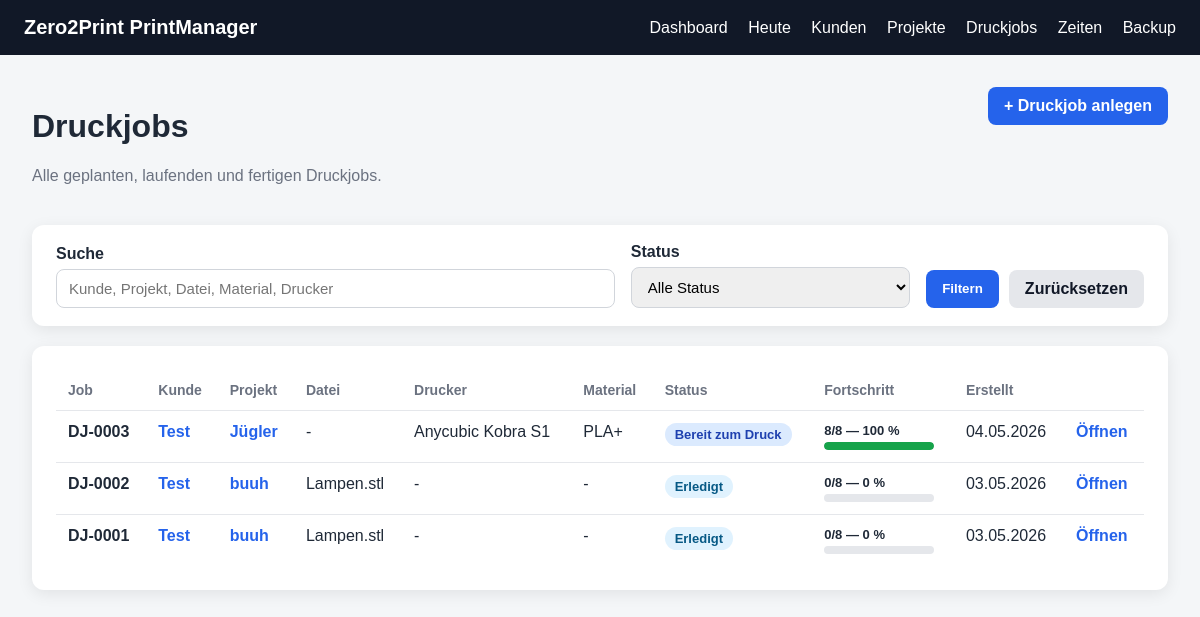
Page /jobs on the committed database.
### app/models.py (models this page shows)
class PrintJob(Base):
    __tablename__ = "print_jobs"
    id = Column(Integer, primary_key=True, index=True)
    project_id = Column(Integer, ForeignKey("projects.id"), nullable=False)
    file_id = Column(Integer, ForeignKey("project_files.id"), nullable=True)
    printer_name = Column(String, nullable=True)
    material = Column(String, nullable=True)
    color = Column(String, nullable=True)
    planned_print_time = Column(String, nullable=True)
    planned_weight_grams = Column(Integer, nullable=True)
    status = Column(String, default="Bereit zum Druck")
    notes = Column(Text, nullable=True)
    created_at = Column(DateTime, default=datetime.utcnow)
    project = relationship("Project", back_populates="print_jobs")
    file = relationship("ProjectFile", back_populates="print_jobs")
    time_entries = relationship(
        "TimeEntry",
        back_populates="print_job"
    )
    checklist = relationship(
        "PrintJobChecklist",
        back_populates="print_job",
        uselist=False,
        cascade="all, delete-orphan"
    )

class Customer(Base):
    __tablename__ = "customers"
    id = Column(Integer, primary_key=True, index=True)
    name = Column(String, nullable=False)
    email = Column(String, nullable=True)
    phone = Column(String, nullable=True)
    note = Column(Text, nullable=True)
    created_at = Column(DateTime, default=datetime.utcnow)
    projects = relationship(
        "Project",
        back_populates="customer",
        cascade="all, delete-orphan"
    )

class Project(Base):
    __tablename__ = "projects"
    id = Column(Integer, primary_key=True, index=True)
    customer_id = Column(Integer, ForeignKey("customers.id"), nullable=False)
    name = Column(String, nullable=False)
    description = Column(Text, nullable=True)
    status = Column(String, default="Anfrage")
    deadline = Column(String, nullable=True)
    note = Column(Text, nullable=True)
    created_at = Column(DateTime, default=datetime.utcnow)
    customer = relationship("Customer", back_populates="projects")
    files = relationship(
        "ProjectFile",
        back_populates="project",
        cascade="all, delete-orphan"
    )
    print_jobs = relationship(
        "PrintJob",
        back_populates="project",
        cascade="all, delete-orphan"
    )
    time_entries = relationship(
        "TimeEntry",
        back_populates="project",
        cascade="all, delete-orphan"
    )

class PrintJobChecklist(Base):
    __tablename__ = "print_job_checklists"
    id = Column(Integer, primary_key=True, index=True)
    print_job_id = Column(Integer, ForeignKey("print_jobs.id"), nullable=False, unique=True)
    file_checked = Column(Boolean, default=False)
    slicer_checked = Column(Boolean, default=False)
    material_ready = Column(Boolean, default=False)
    bed_cleaned = Column(Boolean, default=False)
    first_layer_checked = Column(Boolean, default=False)
    print_finished_checked = Column(Boolean, default=False)
    post_processing_done = Column(Boolean, default=False)
    packed = Column(Boolean, default=False)
    updated_at = Column(DateTime, default=datetime.utcnow)
    print_job = relationship("PrintJob", back_populates="checklist")

class ProjectFile(Base):
    __tablename__ = "project_files"
    id = Column(Integer, primary_key=True, index=True)
    project_id = Column(Integer, ForeignKey("projects.id"), nullable=False)
    original_filename = Column(String, nullable=False)
    stored_filename = Column(String, nullable=False)
    file_path = Column(String, nullable=False)
    file_type = Column(String, nullable=True)
    version = Column(String, nullable=True)
    note = Column(Text, nullable=True)
    uploaded_at = Column(DateTime, default=datetime.utcnow)
    project = relationship("Project", back_populates="files")
    print_jobs = relationship(
        "PrintJob",
        back_populates="file"
    )

### app/routes/print_jobs.py (the view)
@router.get("")
def print_jobs_index(
    request: Request,
    q: str = Query(default=""),
    status: str = Query(default=""),
    db: Session = Depends(get_db)
):
    query = (
        db.query(PrintJob)
        .join(Project)
        .join(Customer)
    )
    search = q.strip()
    selected_status = status.strip()
    if search:
        query = query.outerjoin(ProjectFile, PrintJob.file_id == ProjectFile.id)
        query = query.filter(
            or_(
                Project.name.ilike(f"%{search}%"),
                Customer.name.ilike(f"%{search}%"),
                PrintJob.printer_name.ilike(f"%{search}%"),
                PrintJob.material.ilike(f"%{search}%"),
                PrintJob.color.ilike(f"%{search}%"),
                PrintJob.notes.ilike(f"%{search}%"),
                ProjectFile.original_filename.ilike(f"%{search}%"),
            )
        )
    if selected_status:
        query = query.filter(PrintJob.status == selected_status)
    jobs = query.order_by(PrintJob.created_at.desc()).all()
    return templates.TemplateResponse(
        request=request,
        name="print_jobs.html",
        context={
            "title": "Druckjobs",
            "jobs": jobs,
            "q": search,
            "selected_status": selected_status,
            "statuses": JOB_STATUSES
        }
    )

### app/templates/print_jobs.html (shortened to what this page needs)
{% extends "base.html" %}
{% block content %}
<div class="page-header">
    <div>
        <h1>Druckjobs</h1>
        <p class="muted">Alle geplanten, laufenden und fertigen Druckjobs.</p>
    </div>
    <a class="btn" href="/jobs/new">+ Druckjob anlegen</a>
</div>
<div class="filter-card">
    <form method="get" action="/jobs" class="filter-form">
        <div class="filter-field">
            <label for="q">Suche</label>
            <input type="text" id="q" name="q" value="{{ q or '' }}" placeholder="Kunde, Projekt, Datei, Material, Drucker">
        </div>
        <div class="filter-field">
            <label for="status">Status</label>
            <select id="status" name="status">
                <option value="">Alle Status</option>
            </select>
        </div>
        <div class="filter-actions">
            <button class="btn" type="submit">Filtern</button>
            <a class="btn-secondary" href="/jobs">Zurücksetzen</a>
        </div>
    </form>
</div>
{% if jobs %}
<div class="table-card">
    <table>
        <thead>
            <tr>
                <th>Job</th>
                <th>Kunde</th>
                <th>Projekt</th>
                <th>Datei</th>
                <th>Drucker</th>
                <th>Material</th>
                <th>Status</th>
                <th>Fortschritt</th>
                <th>Erstellt</th>
                <th></th>
            </tr>
        </thead>
        <tbody>
            {% for job in jobs %}
            <tr>
                <td><strong>DJ-{{ "%04d"|format(job.id) }}</strong></td>
                <td>
                    <a class="link-btn" href="/customers/{{ job.project.customer.id }}">
                        {{ job.project.customer.name }}
                    </a>
                </td>
                <td>
                    <a class="link-btn" href="/projects/{{ job.project.id }}">
                        {{ job.project.name }}
                    </a>
                </td>
                <td>
                    {% if job.file %}
                        {{ job.file.original_filename }}
                    {% else %}
                        -
                    {% endif %}
                </td>
                <td>{{ job.printer_name or "-" }}</td>
                <td>{{ job.material or "-" }}</td>
                <td>
                    <span class="status-pill {{ status_class(job.status) }}">
                        {{ job.status }}
                    </span>
                </td>
                <td>
                    <div class="mini-progress-text">
                        {{ checklist_done_count(job) }}/{{ checklist_total_count() }}
                        —
                        {{ checklist_progress(job) }} %
                    </div>
                    <div class="mini-progress-wrap">
                        <div class="mini-progress-bar {{ checklist_progress_class(job) }}" style="width: {{ checklist_progress(job) }}%;"></div>
                    </div>
                </td>
                <td>{{ job.created_at.strftime("%d.%m.%Y") }}</td>
                <td>
                    <a class="link-btn" href="/jobs/{{ job.id }}">Öffnen</a>
                </td>
            </tr>
            {% endfor %}
        </tbody>
    </table>
</div>
{% else %}
<div class="empty-state">
    <h2>Keine Druckjobs gefunden</h2>
    <p>Erstelle einen Druckjob oder ändere deine Filter.</p>
    <a class="btn" href="/jobs/new">Druckjob anlegen</a>
</div>
{% endif %}
{% endblock %}

### app/templates/base.html (shortened to what this page needs)
<!DOCTYPE html>
<html lang="de">
<head>
    <link rel="stylesheet" href="/static/style.css">
</head>
<body>
<header class="topbar">
    <div class="brand">Zero2Print PrintManager</div>
    <nav>
        <a href="/">Dashboard</a>
        <a href="/today">Heute</a>
        <a href="/customers">Kunden</a>
        <a href="/projects">Projekte</a>
        <a href="/jobs">Druckjobs</a>
        <a href="/time">Zeiten</a>
        <a href="/backup">Backup</a>
    </nav>
</header>
<main class="container">
    {% block content %}{% endblock %}
</main>
</body>
</html>

### app/static/style.css (style rules this page uses)
* { box-sizing: border-box; }
body { margin: 0; font-family: Arial, sans-serif; background: #f4f6f8; color: #1f2937; }
.topbar { background: #111827; color: white; padding: 16px 24px; display: flex; justify-content: space-between; align-items: center; }
.brand { font-weight: bold; font-size: 20px; }
nav a { color: white; text-decoration: none; margin-left: 16px; }
.container { padding: 32px; }
.btn { display: inline-block; border: none; background: #2563eb; color: white; padding: 10px 16px; border-radius: 8px; cursor: pointer; font-weight: bold; margin-top: 0; text-decoration: none; font-family: inherit; }
.page-header { display: flex; justify-content: space-between; align-items: flex-start; margin-bottom: 24px; gap: 16px; }
.muted { color: #6b7280; }
.table-card, .form-card, .empty-state { background: white; border-radius: 12px; padding: 24px; box-shadow: 0 4px 16px rgba(0,0,0,0.08); overflow-x: auto; }
table { width: 100%; border-collapse: collapse; }
th { text-align: left; color: #6b7280; font-size: 14px; border-bottom: 1px solid #e5e7eb; padding: 12px; }
td { border-bottom: 1px solid #e5e7eb; padding: 12px; vertical-align: top; }
tr:last-child td { border-bottom: none; }
.link-btn { color: #2563eb; text-decoration: none; font-weight: bold; }
label { display: block; font-weight: bold; margin-bottom: 6px; }
input, textarea, select { width: 100%; padding: 10px 12px; border: 1px solid #d1d5db; border-radius: 8px; font-size: 15px; font-family: inherit; }
.btn-secondary { display: inline-block; background: #e5e7eb; color: #111827; padding: 10px 16px; border-radius: 8px; text-decoration: none; font-weight: bold; font-family: inherit; }
.filter-card { background: white; border-radius: 12px; padding: 18px 24px; box-shadow: 0 4px 16px rgba(0,0,0,0.08); margin-bottom: 20px; }
.filter-form { display: grid; grid-template-columns: 2fr 1fr auto; gap: 16px; align-items: end; }
.filter-field label { display: block; font-weight: bold; margin-bottom: 6px; }
.filter-actions { display: flex; gap: 10px; }
.status-pill { display: inline-block; padding: 4px 10px; border-radius: 999px; font-size: 13px; font-weight: bold; white-space: nowrap; }
.status-ready { background: #dbeafe; color: #1e40af; }
.status-finished { background: #e0f2fe; color: #075985; }
.mini-progress-wrap { width: 110px; height: 8px; background: #e5e7eb; border-radius: 999px; overflow: hidden; margin-top: 4px; }
.mini-progress-bar { height: 100%; border-radius: 999px; }
.mini-progress-text { font-weight: bold; font-size: 13px; white-space: nowrap; }
.progress-complete { background: #dcfce7; color: #166534; }
.progress-bar.progress-complete, .mini-progress-bar.progress-complete { background: #16a34a; }

### rows in the picture
PrintJob: id "0003", project.customer.name "Test", project.name "Jügler", printer_name "Anycubic Kobra S1", material "PLA+", status "Bereit zum Druck", checklist_total_count "8", created_at "04.05.2026"
PrintJobChecklist: file_checked+slicer_checked+material_ready "8", file_checked+slicer_checked+material_ready "100"
PrintJob: id "0002", project.customer.name "Test", project.name "buuh", file.original_filename "Lampen.stl", printer_name "-", material "-", status "Erledigt", checklist_done_count "0", checklist_total_count "8", checklist_progress "0", created_at "03.05.2026"
PrintJob: id "0001", project.customer.name "Test", project.name "buuh", file.original_filename "Lampen.stl", printer_name "-", material "-", status "Erledigt", checklist_done_count "0", checklist_total_count "8", checklist_progress "0", created_at "03.05.2026"
